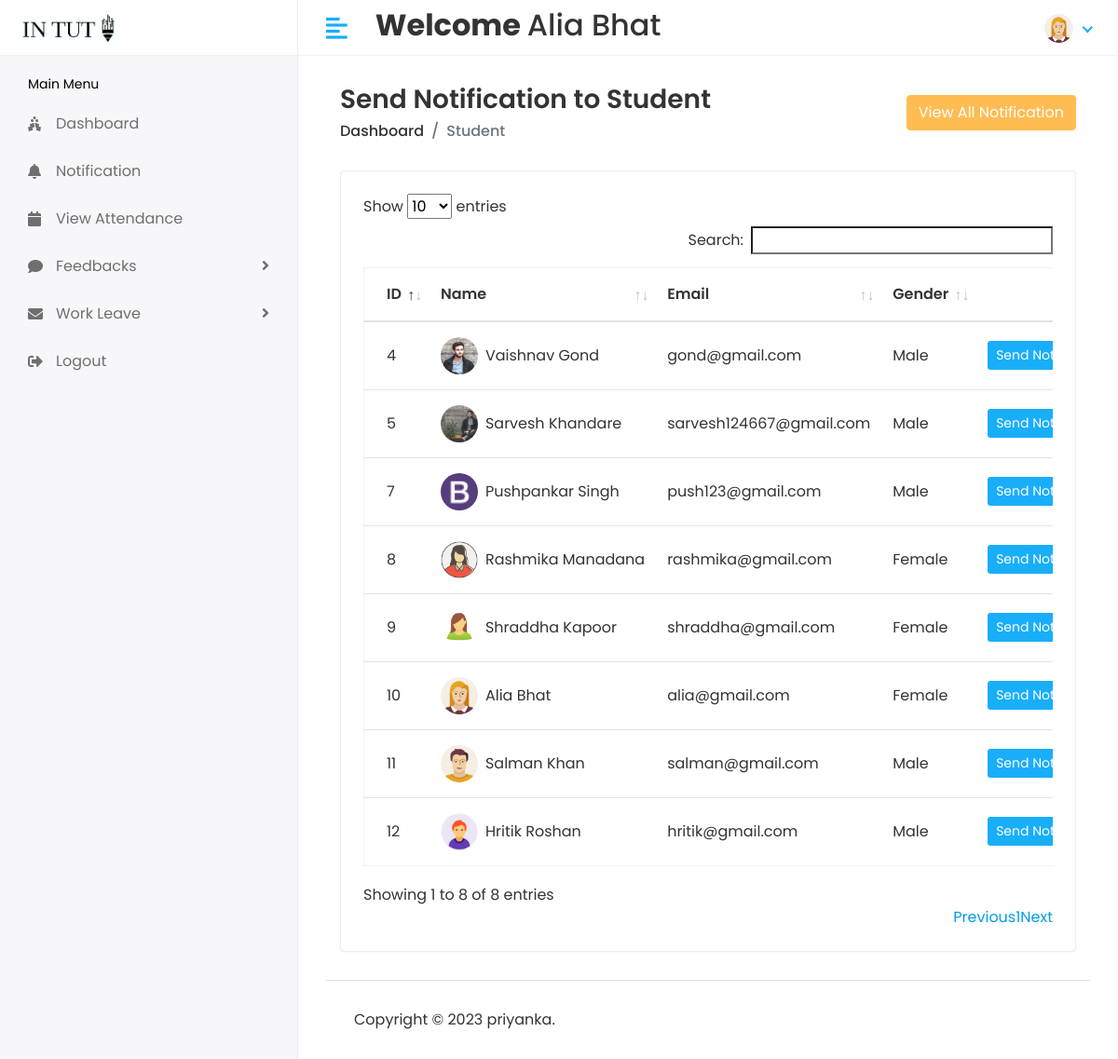
Screenshot of /Hod/student/notification (signed in) with the database file from the repository.
### stuapp/models.py (models this page shows)
class CustomUser(AbstractUser):
    USER={
        (1,'HOD'),(2,'STAFF'),(3,'STUDENT')
    }
    user_type=models.CharField(choices=USER,max_length=100,default=1)
    profile_pic=models.ImageField(upload_to='media/profile_pic')

class Student(models.Model):
    admin=models.OneToOneField(CustomUser,on_delete=models.CASCADE)
    address=models.TextField()
    gender=models.CharField(max_length=100)
    branch_id=models.ForeignKey(Branch,on_delete=models.DO_NOTHING)
    acad_year_id=models.ForeignKey(Acad_year,on_delete=models.DO_NOTHING)
    created_at = models.DateTimeField(default=timezone.now)
    updated_at = models.DateTimeField(default=timezone.now)
    studentmob=models.CharField(max_length=100,default="0")
    parentmob=models.CharField(max_length=100,default="0")
    dob=models.DateField(default=datetime.now)
    def __str__(self):
        return self.admin.first_name+" "+self.admin.last_name

### student/hodviews.py (the view)
# urls.py: path('Hod/student/notification',hodviews.studentnotification,name="studentnotification"),
@login_required(login_url='/')
def studentnotification(request):
    student=Student.objects.all()
    viewnotification=StudentNotification.objects.all()
    return render(request,'hod/studentnotification.html',{'student':student,'v':viewnotification})

### templates/hod/studentnotification.html (shortened to what this page needs)
{% extends 'base.html' %}
{% block content %}
{% load static %}
<div class="content container-fluid">
   <div class="page-header">
      <div class="row align-items-center">
         <div class="col">
            <h3 class="page-title">Send Notification to Student</h3>
            <ul class="breadcrumb">
               <li class="breadcrumb-item"><a href="{% url 'hodhome'%}">Dashboard</a></li>
               <li class="breadcrumb-item active">Student</li>
            </ul>
         </div>
         <div class="col-auto text-right float-right ml-auto">
            <button type="button" class="btn btn-primary" data-toggle="modal" data-target="#viewnotification">
                View All Notification
              </button>
         </div>
      </div>
   </div>
   <div class="row">
      <div class="col-sm-12">
         <div class="card card-table">
            <div class="card-body">
                <div class="table-responsive">
                    <table id="table_id" class="table table-hover table-center mb-0">
                       <thead>
                          <tr>
                             <th>ID</th>
                             <th>Name</th>
                             <th>Email</th>
                             <th>Gender</th>
                             <th class="text-right">Action</th>
                          </tr>
                       </thead>
                       <tbody>
                          {% for i in student %}
                          <tr>
                             <td>{{i.id}}</td>
                             <td>
                                <h2 class="table-avatar">
                                   <a href="{% url 'viewstudent' i.id %}" class="avatar avatar-sm mr-2"><img class="avatar-img rounded-circle" src="/{{i.admin.profile_pic}}" alt="User Image"></a>
                                   <a href="{% url 'viewstudent' i.id %}">{{i.admin.first_name}}&nbsp;{{i.admin.last_name}}</a>
                                </h2>
                             </td>
                             <td>{{i.admin.email}}</td>
                             <td>{{i.gender}}</td>
                             <td class="text-right">
                                <div class="actions">
                                   <button type="button" class="btn btn-sm bg-success-light" data-toggle="modal" data-target="#sendnotification-{{forloop.counter}}">
                                      Send Notification
                                    </button>
                                </div>
                             </td>
                          </tr>
                          {% endfor %}
                       </tbody>
                    </table>
               </div>
            </div>
         </div>
      </div>
   </div>
</div>
{% endblock %}

### templates/includes/header.html (shortened to what this page needs)
{% load static %}
<div class="header" >
    <div class="header-left" style="background-color:white">
        {% if user.user_type == '1' %}
        <a href="{% url 'hodhome'%}" class="logo container" >
            <img src="{% static 'assets/img/logo1big.png'%}" width="300px" height="100px" alt="Logo">
        </a>
        {% elif user.user_type == '2' %}
        <a href="{% url 'staffhome'%}" class="logo">
            <img src="{% static 'assets/img/logo1big.png'%}" alt="Logo">
        </a>
        {% else %}
        <a href="{% url 'studenthome'%}" class="logo">
            <img src="{% static 'assets/img/logo1big.png'%}" alt="Logo">
        </a>
        {% endif %}
    </div>
    <a href="javascript:void(0);" id="toggle_btn">
        <i class="fas fa-align-left"></i>
    </a>
    <div class="top-nav-search my-2">
        <h2><strong> Welcome </strong> {{user.first_name}} {{user.last_name}} </h2>
    </div>
    <ul class="nav user-menu">
        <li class="nav-item dropdown has-arrow">
            <a href="#" class="dropdown-toggle nav-link" data-toggle="dropdown">
                {% if user.profile_pic == "" %}
                <span class="user-img"><img class="rounded-circle" src="{% static 'assets/img/noimg.jpg' %}" width="31"
                        ></span>
                {% else %}
                <span class="user-img"><img class="rounded-circle" src="/{{user.profile_pic}}" width="31"
                        alt="Ryan Taylor"></span>
                {% endif %}
            </a>
        </li>
    </ul>
</div>

### static/assets/css/style.css (style rules this page uses)
html { height: 100%; }
body { background-color: #fff; color: #333; font-family: 'Poppins', sans-serif; font-size: 1rem; height: 100%; line-height: 1.5; overflow-x: hidden; }
h1, h2, h3, h4, h5, h6 { font-family: 'Poppins', sans-serif; margin-top: 0; }
a { color: #009ce7; }
input, button, a { transition: all 0.4s ease; -moz-transition: all 0.4s ease; -o-transition: all 0.4s ease; -ms-transition: all 0.4s ease; -webkit-transition: all 0.4s ease; }
input, input:focus, button, button:focus { outline: none; }
ul, ol { padding: 0px; list-style: none; }
.table { color: #333; max-width: 100%; margin-bottom: 0; width: 100%; }
.table.dataTable { border-collapse: collapse !important; border: 1px solid rgba(0, 0, 0, 0.05); }
table.table td h2 { display: inline-block; font-size: inherit; font-weight: 400; margin: 0; padding: 0; vertical-align: middle; }
table.table td h2.table-avatar { align-items: center; display: inline-flex; font-size: inherit; font-weight: 400; margin: 0; padding: 0; vertical-align: middle; white-space: nowrap; }
table.table td h2 a { color: #333; }
.table thead tr th { font-weight: 600; }
.table tbody tr { border-bottom: 1px solid rgba(0, 0, 0, 0.05); }
.table.table-center td, .table.table-center th { vertical-align: middle; }
.card-table .card-body .table > thead > tr > th { border-top: 0; }
.card-table .card-body .table tr td:first-child, .card-table .card-body .table tr th:first-child { padding-left: 1.5rem; }
.card-table .card-body .table tr td:last-child, .card-table .card-body .table tr th:last-child { padding-right: 1.5rem; }
.card-table .table td, .card-table .table th { border-top: 1px solid #e2e5e8; padding: 1rem 0.75rem; white-space: nowrap; }
.btn-primary { background-color: #FFBC53; border: 1px solid #FFBC53; }
.card { border: 1px solid #ececf5; box-shadow: 0 1px 3px 0 rgba(0, 0, 0, 0.03); margin-bottom: 1.875rem; }
.card-body { padding: 1.5rem; }
.bg-success-light { background-color: #18aefa; color: #fff; }
.avatar { position: relative; display: inline-block; width: 3rem; height: 3rem }
.avatar > img { width: 100%; height: 100%; -o-object-fit: cover; object-fit: cover; }
.avatar-sm { width: 2.5rem; height: 2.5rem; }
.header { background-color: #fff; border-bottom: 1px solid #f3f3f4; left: 0; position: fixed; right: 0; top: 0; z-index: 1001; height: 60px; }
.header .header-left { float: left; height: 60px; padding: 0 20px; position: relative; width: 320px; z-index: 1; transition: all 0.2s ease-in-out; background-color: #f7f7fa; border-bottom: 1px solid #efefef; border-right: 1px solid #ececf5; display: flex; align-items: center; }
.header .header-left .logo { display: inline-block; line-height: 60px; }
.header .header-left .logo img { max-height: 40px; width: auto; }
.header .dropdown-toggle:after { display: none; }
.header .has-arrow .dropdown-toggle:after { border-top: 0; border-left: 0; border-bottom: 2px solid #18aefa; border-right: 2px solid #18aefa; content: ''; height: 8px; display: inline-block; pointer-events: none; -webkit-transform-origin: 66% 66%; -ms-transform-origin: 66% 66%; transform-origin: 66% 66%; -webkit-transform: rotate(45deg); -ms-transform: rotate(45deg); transform: rotate(45deg); -webkit-transition: all 0.15s ease-in-out; transition: all 0.15s ease-in-out; width: 8px; vertical-align: 0px; }
.user-menu { float: right; margin: 0; position: relative; z-index: 99; padding-right: 15px; }
.user-menu.nav > li > a { color: #a0a0a0; font-size: 14px; line-height: 58px; padding: 0 15px; height: 60px; }
.user-img { margin-right: 3px; position: relative; }
.top-nav-search { float: left; margin-left: 15px; }
.page-header { margin-bottom: 1.875rem; }
.page-header .breadcrumb { background-color: transparent; color: #6c757d; font-size: 1rem; font-weight: 500; margin-bottom: 0; padding: 0; }
.page-header .breadcrumb a { color: #333; }
.page-title { font-size: 28px; font-weight: 600; color: #333; margin-bottom: 5px; }
@media (min-width: 992px) { #toggle_btn { align-items: center; color: #18aefa; display: inline-flex; float: left; font-size: 26px; height: 60px; justify-content: center; margin-left: 15px; padding: 0 15px; } }

### rows the page displays
CustomUser: first_name "Alia", last_name "Bhat", profile_pic (picture)
Student: id "4", admin.profile_pic (picture), admin.first_name "Vaishnav", admin.last_name "Gond", admin.email "gond@gmail.com", gender "Male"
Student: id "5", admin.profile_pic (picture), admin.first_name "Sarvesh", admin.last_name "Khandare", admin.email "sarvesh124667@gmail.com", gender "Male"
Student: id "7", admin.profile_pic (picture), admin.first_name "Pushpankar", admin.last_name "Singh", admin.email "push123@gmail.com", gender "Male"
Student: id "8", admin.profile_pic (picture), admin.first_name "Rashmika", admin.last_name "Manadana", admin.email "rashmika@gmail.com", gender "Female"
Student: id "9", admin.profile_pic (picture), admin.first_name "Shraddha", admin.last_name "Kapoor", admin.email "shraddha@gmail.com", gender "Female"
Student: id "10", admin.profile_pic (picture), admin.first_name "Alia", admin.last_name "Bhat", admin.email "alia@gmail.com", gender "Female"
Student: id "11", admin.profile_pic (picture), admin.first_name "Salman", admin.last_name "Khan", admin.email "salman@gmail.com", gender "Male"
Student: id "12", admin.profile_pic (picture), admin.first_name "Hritik", admin.last_name "Roshan", admin.email "hritik@gmail.com", gender "Male"
